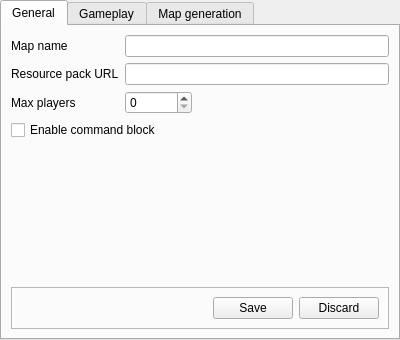
<?xml version="1.0" encoding="UTF-8"?>
<ui version="4.0">
 <class>MapConfig</class>
 <widget class="QTabWidget" name="MapConfig">
  <property name="geometry">
   <rect>
    <x>0</x>
    <y>0</y>
    <width>400</width>
    <height>340</height>
   </rect>
  </property>
  <property name="windowTitle">
   <string>TabWidget</string>
  </property>
  <property name="currentIndex">
   <number>0</number>
  </property>
  <widget class="QWidget" name="tabGeneral">
   <attribute name="title">
    <string>General</string>
   </attribute>
   <layout class="QVBoxLayout" name="verticalLayout_4">
    <item>
     <layout class="QVBoxLayout" name="verticalLayout_5">
      <item>
       <layout class="QFormLayout" name="formLayout_2">
        <property name="fieldGrowthPolicy">
         <enum>QFormLayout::AllNonFixedFieldsGrow</enum>
        </property>
        <item row="0" column="0">
         <widget class="QLabel" name="label">
          <property name="text">
           <string>Map name</string>
          </property>
         </widget>
        </item>
        <item row="0" column="1">
         <widget class="QLineEdit" name="map_name"/>
        </item>
        <item row="1" column="0">
         <widget class="QLabel" name="label_2">
          <property name="text">
           <string>Resource pack URL</string>
          </property>
         </widget>
        </item>
        <item row="1" column="1">
         <widget class="QLineEdit" name="resource_pack"/>
        </item>
        <item row="2" column="0">
         <widget class="QLabel" name="label_3">
          <property name="text">
           <string>Max players</string>
          </property>
         </widget>
        </item>
        <item row="2" column="1">
         <widget class="QSpinBox" name="max_players">
          <property name="sizePolicy">
           <sizepolicy hsizetype="Maximum" vsizetype="Fixed">
            <horstretch>0</horstretch>
            <verstretch>0</verstretch>
           </sizepolicy>
          </property>
          <property name="maximum">
           <number>2147483647</number>
          </property>
         </widget>
        </item>
       </layout>
      </item>
      <item>
       <widget class="QCheckBox" name="command_block">
        <property name="text">
         <string>Enable command block</string>
        </property>
       </widget>
      </item>
     </layout>
    </item>
    <item>
     <spacer name="verticalSpacer">
      <property name="orientation">
       <enum>Qt::Vertical</enum>
      </property>
      <property name="sizeHint" stdset="0">
       <size>
        <width>20</width>
        <height>40</height>
       </size>
      </property>
     </spacer>
    </item>
    <item>
     <widget class="QFrame" name="horizontalFrame">
      <property name="frameShape">
       <enum>QFrame::StyledPanel</enum>
      </property>
      <layout class="QHBoxLayout" name="horizontalLayout">
       <item>
        <spacer name="horizontalSpacer">
         <property name="orientation">
          <enum>Qt::Horizontal</enum>
         </property>
         <property name="sizeHint" stdset="0">
          <size>
           <width>40</width>
           <height>20</height>
          </size>
         </property>
        </spacer>
       </item>
       <item>
        <widget class="QPushButton" name="save_button">
         <property name="text">
          <string>Save</string>
         </property>
        </widget>
       </item>
       <item>
        <widget class="QPushButton" name="discard_button">
         <property name="text">
          <string>Discard</string>
         </property>
        </widget>
       </item>
      </layout>
     </widget>
    </item>
   </layout>
  </widget>
  <widget class="QWidget" name="tabGameplay">
   <attribute name="title">
    <string>Gameplay</string>
   </attribute>
   <layout class="QVBoxLayout" name="verticalLayout_6">
    <item>
     <layout class="QHBoxLayout" name="horizontalLayout_2">
      <item>
       <layout class="QFormLayout" name="formLayout_4">
        <item row="0" column="0">
         <widget class="QLabel" name="label_9">
          <property name="text">
           <string>Difficulty</string>
          </property>
         </widget>
        </item>
        <item row="0" column="1">
         <widget class="QComboBox" name="difficulty"/>
        </item>
        <item row="1" column="0">
         <widget class="QLabel" name="label_10">
          <property name="text">
           <string>Game mode</string>
          </property>
         </widget>
        </item>
        <item row="1" column="1">
         <widget class="QComboBox" name="gamemode"/>
        </item>
       </layout>
      </item>
      <item>
       <layout class="QVBoxLayout" name="verticalLayout_7">
        <item>
         <widget class="QCheckBox" name="hardcore">
          <property name="text">
           <string>Hardcore mode</string>
          </property>
         </widget>
        </item>
        <item>
         <widget class="QCheckBox" name="force_gamemode">
          <property name="text">
           <string>Force game mode</string>
          </property>
         </widget>
        </item>
       </layout>
      </item>
     </layout>
    </item>
    <item>
     <layout class="QFormLayout" name="formLayout_5">
      <item row="0" column="0">
       <widget class="QLabel" name="label_11">
        <property name="text">
         <string>Player idle timeout</string>
        </property>
       </widget>
      </item>
      <item row="0" column="1">
       <widget class="QSpinBox" name="idle_timeout">
        <property name="sizePolicy">
         <sizepolicy hsizetype="Maximum" vsizetype="Fixed">
          <horstretch>0</horstretch>
          <verstretch>0</verstretch>
         </sizepolicy>
        </property>
       </widget>
      </item>
      <item row="1" column="0">
       <widget class="QLabel" name="label_12">
        <property name="text">
         <string>View distance</string>
        </property>
       </widget>
      </item>
      <item row="1" column="1">
       <widget class="QSpinBox" name="view_distance">
        <property name="sizePolicy">
         <sizepolicy hsizetype="Maximum" vsizetype="Fixed">
          <horstretch>0</horstretch>
          <verstretch>0</verstretch>
         </sizepolicy>
        </property>
        <property name="minimum">
         <number>3</number>
        </property>
        <property name="maximum">
         <number>15</number>
        </property>
       </widget>
      </item>
     </layout>
    </item>
    <item>
     <widget class="QCheckBox" name="allow_flight">
      <property name="text">
       <string>Allow flight</string>
      </property>
     </widget>
    </item>
    <item>
     <widget class="QCheckBox" name="allow_nether">
      <property name="text">
       <string>Allow nether</string>
      </property>
     </widget>
    </item>
    <item>
     <widget class="QCheckBox" name="pvp">
      <property name="text">
       <string>Allow PVP</string>
      </property>
     </widget>
    </item>
    <item>
     <spacer name="verticalSpacer_2">
      <property name="orientation">
       <enum>Qt::Vertical</enum>
      </property>
      <property name="sizeHint" stdset="0">
       <size>
        <width>20</width>
        <height>40</height>
       </size>
      </property>
     </spacer>
    </item>
   </layout>
  </widget>
  <widget class="QWidget" name="tabMapGen">
   <attribute name="title">
    <string>Map generation</string>
   </attribute>
   <layout class="QVBoxLayout" name="verticalLayout">
    <item>
     <widget class="QGroupBox" name="groupBox">
      <property name="title">
       <string>Terrain generation</string>
      </property>
      <property name="checkable">
       <bool>false</bool>
      </property>
      <layout class="QVBoxLayout" name="verticalLayout_3">
       <item>
        <layout class="QFormLayout" name="formLayout_3">
         <item row="0" column="0">
          <widget class="QLabel" name="label_5">
           <property name="text">
            <string>Level seed</string>
           </property>
          </widget>
         </item>
         <item row="0" column="1">
          <widget class="QLineEdit" name="level_seed"/>
         </item>
         <item row="1" column="0">
          <widget class="QLabel" name="label_6">
           <property name="text">
            <string>Level type</string>
           </property>
          </widget>
         </item>
         <item row="1" column="1">
          <widget class="QComboBox" name="level_type">
           <property name="sizePolicy">
            <sizepolicy hsizetype="Maximum" vsizetype="Fixed">
             <horstretch>0</horstretch>
             <verstretch>0</verstretch>
            </sizepolicy>
           </property>
          </widget>
         </item>
         <item row="2" column="0">
          <widget class="QLabel" name="label_7">
           <property name="text">
            <string>Superflat settings</string>
           </property>
          </widget>
         </item>
         <item row="2" column="1">
          <widget class="QPushButton" name="pushButton">
           <property name="sizePolicy">
            <sizepolicy hsizetype="Maximum" vsizetype="Fixed">
             <horstretch>0</horstretch>
             <verstretch>0</verstretch>
            </sizepolicy>
           </property>
           <property name="text">
            <string>Configure superflat...</string>
           </property>
          </widget>
         </item>
         <item row="3" column="0">
          <widget class="QLabel" name="label_8">
           <property name="text">
            <string>Max build height</string>
           </property>
          </widget>
         </item>
         <item row="3" column="1">
          <widget class="QSpinBox" name="max_build_height">
           <property name="sizePolicy">
            <sizepolicy hsizetype="Maximum" vsizetype="Fixed">
             <horstretch>0</horstretch>
             <verstretch>0</verstretch>
            </sizepolicy>
           </property>
           <property name="maximum">
            <number>256</number>
           </property>
          </widget>
         </item>
        </layout>
       </item>
       <item>
        <widget class="QCheckBox" name="generate_structures">
         <property name="text">
          <string>Generate structures</string>
         </property>
        </widget>
       </item>
      </layout>
     </widget>
    </item>
    <item>
     <widget class="QGroupBox" name="groupBox_2">
      <property name="title">
       <string>Spawn</string>
      </property>
      <property name="checkable">
       <bool>false</bool>
      </property>
      <layout class="QVBoxLayout" name="verticalLayout_2">
       <item>
        <layout class="QFormLayout" name="formLayout">
         <property name="fieldGrowthPolicy">
          <enum>QFormLayout::AllNonFixedFieldsGrow</enum>
         </property>
         <item row="0" column="0">
          <widget class="QLabel" name="label_4">
           <property name="text">
            <string>Spawn protection radius</string>
           </property>
          </widget>
         </item>
         <item row="0" column="1">
          <widget class="QSpinBox" name="spawn_protection">
           <property name="sizePolicy">
            <sizepolicy hsizetype="Maximum" vsizetype="Fixed">
             <horstretch>0</horstretch>
             <verstretch>0</verstretch>
            </sizepolicy>
           </property>
           <property name="maximum">
            <number>16</number>
           </property>
          </widget>
         </item>
        </layout>
       </item>
       <item>
        <widget class="QCheckBox" name="spawn_animals">
         <property name="text">
          <string>Spawn animals</string>
         </property>
        </widget>
       </item>
       <item>
        <widget class="QCheckBox" name="spawn_monsters">
         <property name="text">
          <string>Spawn monsters</string>
         </property>
        </widget>
       </item>
       <item>
        <widget class="QCheckBox" name="spawn_npcs">
         <property name="text">
          <string>Spawn NPC's</string>
         </property>
        </widget>
       </item>
      </layout>
     </widget>
    </item>
    <item>
     <spacer name="verticalSpacer_3">
      <property name="orientation">
       <enum>Qt::Vertical</enum>
      </property>
      <property name="sizeHint" stdset="0">
       <size>
        <width>20</width>
        <height>40</height>
       </size>
      </property>
     </spacer>
    </item>
   </layout>
  </widget>
 </widget>
 <tabstops>
  <tabstop>map_name</tabstop>
  <tabstop>resource_pack</tabstop>
  <tabstop>max_players</tabstop>
  <tabstop>command_block</tabstop>
  <tabstop>save_button</tabstop>
  <tabstop>discard_button</tabstop>
  <tabstop>difficulty</tabstop>
  <tabstop>hardcore</tabstop>
  <tabstop>gamemode</tabstop>
  <tabstop>force_gamemode</tabstop>
  <tabstop>idle_timeout</tabstop>
  <tabstop>view_distance</tabstop>
  <tabstop>allow_flight</tabstop>
  <tabstop>allow_nether</tabstop>
  <tabstop>pvp</tabstop>
  <tabstop>level_seed</tabstop>
  <tabstop>level_type</tabstop>
  <tabstop>pushButton</tabstop>
  <tabstop>max_build_height</tabstop>
  <tabstop>generate_structures</tabstop>
  <tabstop>spawn_protection</tabstop>
  <tabstop>spawn_animals</tabstop>
  <tabstop>spawn_monsters</tabstop>
  <tabstop>spawn_npcs</tabstop>
 </tabstops>
 <resources/>
 <connections/>
</ui>
